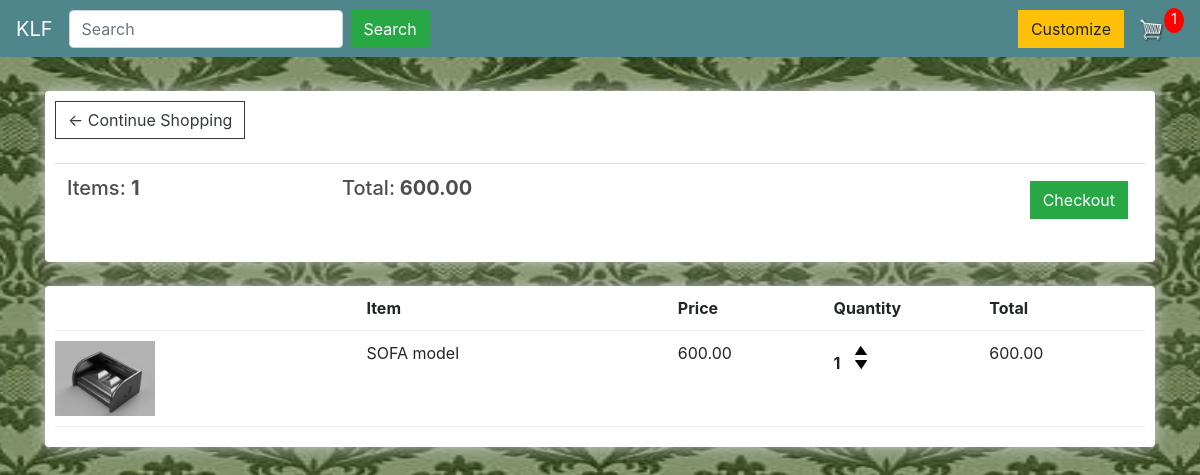
The app's page /cart/ (signed in) with its own data.
### store/models.py (models this page shows, shortened)
class Order(models.Model):
	customer = models.ForeignKey(Customer, on_delete=models.SET_NULL, null=True, blank=True)
	date_ordered = models.DateTimeField(auto_now_add=True)
	complete = models.BooleanField(default=False)
	transaction_id = models.CharField(max_length=100, null=True)
	@property
	def get_cart_total(self):
		orderitems = self.orderitem_set.all()
		total = sum([item.get_total for item in orderitems])
		return total
	@property
	def get_cart_items(self):
		orderitems = self.orderitem_set.all()
		total = sum([item.quantity for item in orderitems])
		return total

class OrderItem(models.Model):
	product = models.ForeignKey(Product, on_delete=models.SET_NULL, null=True)
	order = models.ForeignKey(Order, on_delete=models.SET_NULL, null=True)
	quantity = models.IntegerField(default=0, null=True, blank=True)
	date_added = models.DateTimeField(auto_now_add=True)
	@property
	def get_total(self):
		total = self.product.price * self.quantity
		return total

class Product(models.Model):
	name = models.CharField(max_length=200)
	price = models.FloatField()
	digital = models.BooleanField(default=False,null=True, blank=True)
	image = models.ImageField(null=True, blank=True)
	@property
	def imageURL(self):
		try:
			url = self.image.url
		except:
			url = ''
		return url

### store/views.py (the view)
# urls.py: path('cart/', views.cart, name="cart"),
def cart(request):
     data = cartData(request)
     cartItems = data['cartItems']
     order = data['order']
     items = data['items']
     context = {'items':items, 'order':order, 'cartItems':cartItems}
     return render(request, 'store/cart.html', context)

### store/utils.py (called while the page is built)
def cartData(request):
    if request.user.is_authenticated:
        customer = request.user.customer
        order, created = Order.objects.get_or_create(customer=customer, complete=False)
        items = order.orderitem_set.all()
        cartItems = order.get_cart_items
    else:
        cookieData = cookieCart(request)
        cartItems = cookieData['cartItems']
        order = cookieData['order']
        items = cookieData['items']
    return {'cartItems':cartItems ,'order':order, 'items':items}

### store/templates/store/cart.html
{% extends 'store/main.html' %}
{% load static %}
{% block content %}
     <div class="row">
          <div class="col-lg-12">
               <div class="box-element">
                    <a  class="btn btn-outline-dark" href="{% url 'store' %}">&#x2190; Continue Shopping</a>
                    <br>
                    <br>
                    <table class="table">
                         <tr>
                              <th><h5>Items: <strong>{{order.get_cart_items}}</strong></h5></th>
                              <th><h5>Total:<strong> {{order.get_cart_total|floatformat:2}}</strong></h5></th>
                              <th>
                                   <a  style="float:right; margin:5px;" class="btn btn-success" href="{% url 'checkout' %}">Checkout</a>
                              </th>
                         </tr>
                    </table>
               </div>
               <br>
               <div class="box-element">
                    <div class="cart-row">
                         <div style="flex:2"></div>
                         <div style="flex:2"><strong>Item</strong></div>
                         <div style="flex:1"><strong>Price</strong></div>
                         <div style="flex:1"><strong>Quantity</strong></div>
                         <div style="flex:1"><strong>Total</strong></div>
                    </div>
                    {% for item in items %}
                    <div class="cart-row">
                         <div style="flex:2"><img class="row-image" src="{{item.product.imageURL}}"></div>
                         <div style="flex:2"><p>{{item.product.name}}</p></div>
                         <div style="flex:1"><p>{{item.product.price|floatformat:2}}</p></div>
                         <div style="flex:1">
                              <p class="quantity">{{item.quantity}}</p>
                              <div class="quantity">
                                   <img data-product="{{item.product.id}}" data-action="add" class="chg-quantity update-cart" src="{% static  'images/arrow-up.png' %}">
                                   <img data-product="{{item.product.id}}" data-action="remove" class="chg-quantity update-cart" src="{% static  'images/arrow-down.png' %}">
                              </div>
                         </div>
                         <div style="flex:1"><p>{{item.get_total|floatformat:2}}</p></div>
                    </div>
                    {% endfor %}
               </div>
          </div>
     </div>
{% endblock content %}

### static/css/main.css (style rules this page uses)
#bg { background-repeat:no repeat; background-size:1800px 700px; background-position:top; background-attachment:fixed; }
body { background-color: hsl(0, 0%, 98%); }
h1,h2,h3,h4,h5,h6 { color:hsl(0, 0%, 30%); }
.box-element { box-shadow:hsl(0, 0%, 80%) 0 0 16px; background-color: #fff; border-radius: 4px; padding: 10px; }
.col-lg-4, .col-lg-6, .col-lg-8, .col-lg-12 { margin-top: 10px; }
.btn { border-radius: 0; }
.row-image { width: 100px; }
.cart-row { display: flex; align-items: flex-stretch; padding-bottom: 10px; margin-bottom: 10px; border-bottom: 1px solid #ececec; }
.quantity { display: inline-block; font-weight: 700; padding-right:10px; }
.chg-quantity { width: 12px; cursor: pointer; display: block; margin-top: 5px; transition:.1s; }

### records on screen
Order: get_cart_items "1", get_cart_total "600.00"
OrderItem: product.imageURL (picture), product.name "SOFA model", product.price "600.00", quantity "1", get_total "600.00"

### other values on screen
{{ cartItems }} "1"
